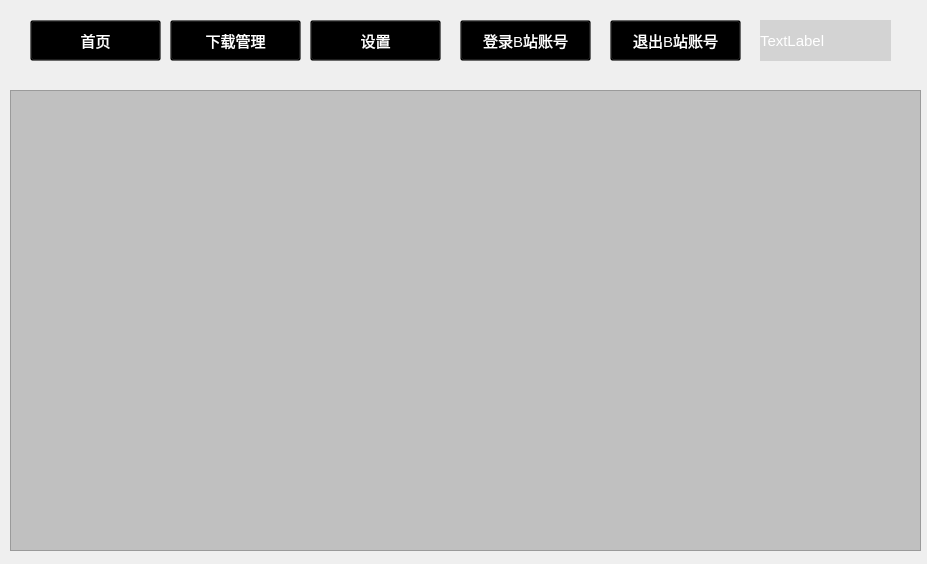
<?xml version="1.0" encoding="UTF-8"?>
<ui version="4.0">
 <class>Form</class>
 <widget class="QWidget" name="Form">
  <property name="geometry">
   <rect>
    <x>0</x>
    <y>0</y>
    <width>927</width>
    <height>564</height>
   </rect>
  </property>
  <property name="windowTitle">
   <string>哔哩哔哩视频下载器 Beta v0.1 作者：菠萝小西瓜  φ(゜▽゜*)♪</string>
  </property>
  <property name="windowIcon">
   <iconset resource="image.qrc">
    <normaloff>:/ico/favicon.ico</normaloff>:/ico/favicon.ico</iconset>
  </property>
  <widget class="QListView" name="Download_List">
   <property name="geometry">
    <rect>
     <x>10</x>
     <y>90</y>
     <width>911</width>
     <height>461</height>
    </rect>
   </property>
   <property name="styleSheet">
    <string notr="true">background:rgba(0,0,0,50);color:white;

font-family: 微软雅黑;

font-size:15px</string>
   </property>
   <property name="spacing">
    <number>0</number>
   </property>
  </widget>
  <widget class="QPushButton" name="Setting_Button">
   <property name="geometry">
    <rect>
     <x>310</x>
     <y>20</y>
     <width>131</width>
     <height>41</height>
    </rect>
   </property>
   <property name="styleSheet">
    <string notr="true">background:rgba(0,0,0,30);color:white;

font-family: 微软雅黑;

font-size:15px</string>
   </property>
   <property name="text">
    <string>设置</string>
   </property>
  </widget>
  <widget class="QPushButton" name="Download_Manage_Button">
   <property name="geometry">
    <rect>
     <x>170</x>
     <y>20</y>
     <width>131</width>
     <height>41</height>
    </rect>
   </property>
   <property name="styleSheet">
    <string notr="true">background:rgba(0,0,0,30);color:white;

font-family: 微软雅黑;

font-size:15px</string>
   </property>
   <property name="text">
    <string>下载管理</string>
   </property>
  </widget>
  <widget class="QPushButton" name="Sgin_out_Button">
   <property name="geometry">
    <rect>
     <x>610</x>
     <y>20</y>
     <width>131</width>
     <height>41</height>
    </rect>
   </property>
   <property name="styleSheet">
    <string notr="true">background:rgba(0,0,0,30);color:white;

font-family: 微软雅黑;

font-size:15px</string>
   </property>
   <property name="text">
    <string>退出B站账号</string>
   </property>
  </widget>
  <widget class="QLabel" name="Background">
   <property name="geometry">
    <rect>
     <x>0</x>
     <y>0</y>
     <width>931</width>
     <height>571</height>
    </rect>
   </property>
   <property name="contextMenuPolicy">
    <enum>Qt::NoContextMenu</enum>
   </property>
   <property name="text">
    <string/>
   </property>
   <property name="pixmap">
    <pixmap resource="image.qrc">:/jpg/background.jpg</pixmap>
   </property>
   <property name="scaledContents">
    <bool>true</bool>
   </property>
  </widget>
  <widget class="QLabel" name="Login_Username">
   <property name="geometry">
    <rect>
     <x>760</x>
     <y>20</y>
     <width>131</width>
     <height>41</height>
    </rect>
   </property>
   <property name="styleSheet">
    <string notr="true">background:rgba(0,0,0,30);color:white;

font-family: 微软雅黑;

font-size:15px</string>
   </property>
   <property name="text">
    <string>TextLabel</string>
   </property>
  </widget>
  <widget class="QPushButton" name="Sgin_in_Button">
   <property name="geometry">
    <rect>
     <x>460</x>
     <y>20</y>
     <width>131</width>
     <height>41</height>
    </rect>
   </property>
   <property name="styleSheet">
    <string notr="true">background:rgba(0,0,0,30);color:white;

font-family: 微软雅黑;

font-size:15px</string>
   </property>
   <property name="text">
    <string>登录B站账号</string>
   </property>
  </widget>
  <widget class="QPushButton" name="Main_Button">
   <property name="geometry">
    <rect>
     <x>30</x>
     <y>20</y>
     <width>131</width>
     <height>41</height>
    </rect>
   </property>
   <property name="styleSheet">
    <string notr="true">background:rgba(0,0,0,30);color:white;

font-family: 微软雅黑;

font-size:15px</string>
   </property>
   <property name="text">
    <string>首页</string>
   </property>
  </widget>
  <zorder>Background</zorder>
  <zorder>Main_Button</zorder>
  <zorder>Sgin_in_Button</zorder>
  <zorder>Download_Manage_Button</zorder>
  <zorder>Setting_Button</zorder>
  <zorder>Sgin_out_Button</zorder>
  <zorder>Login_Username</zorder>
  <zorder>Download_List</zorder>
 </widget>
 <resources>
  <include location="image.qrc"/>
  <include location="image.qrc"/>
 </resources>
 <connections/>
</ui>
